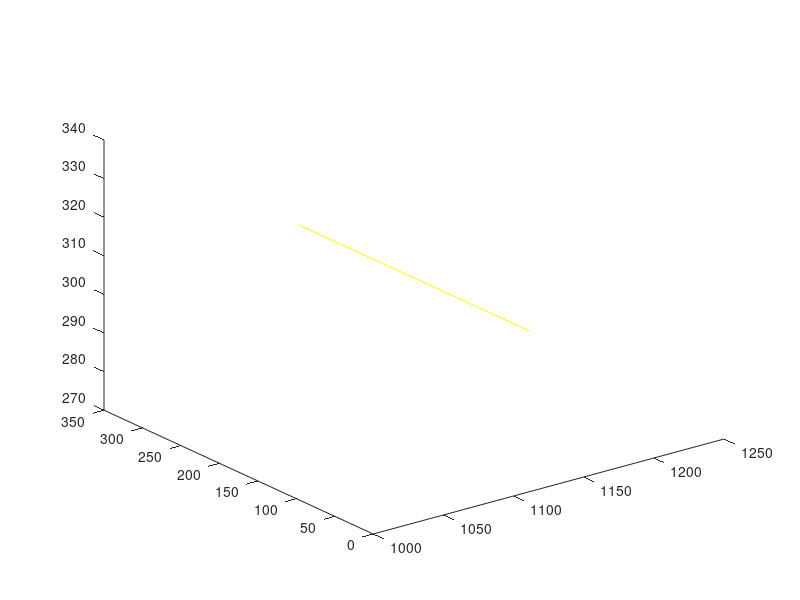

Recreate this plot in MATLAB.
function line = drawDesiredPath()
    
    line(1) = plot3([1125 1525], [25 25], [308 308], 'yellow');
    line(2) = plot3([1525 1525], [25 325], [308 308], 'yellow');
    line(3) = plot3([1525 1125], [325 325], [308 308], 'yellow');
    line(4) = plot3([1125 1125], [325 25], [308 308], 'yellow');

end